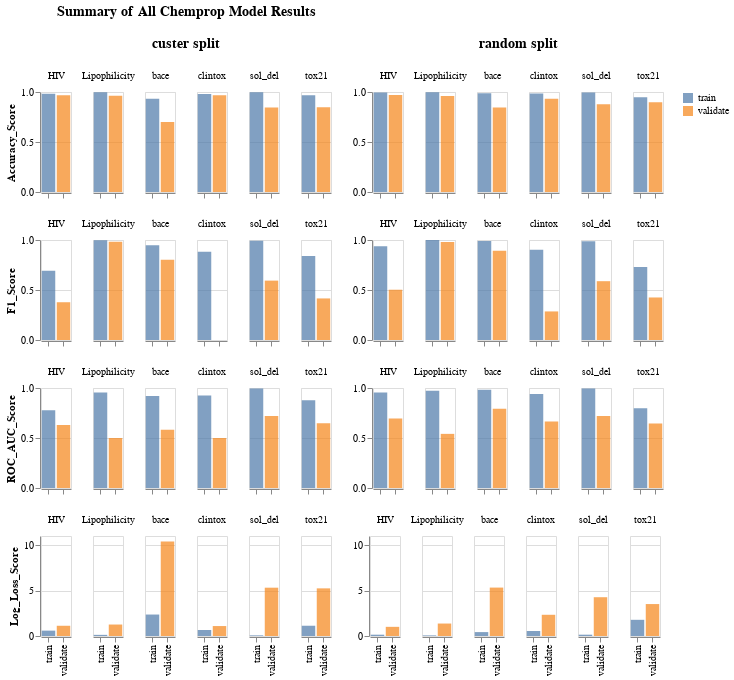

Notebook code for this chart:
### Code cell
stack = None
chart = None

for i, metric in enumerate(vis_df['metric'].unique()):
    for j, split_type in enumerate(vis_df['split_type'].unique()):
        chart_title = None
        y_title = None
        x_labels = False

        if i == 0: 
            chart_title = "\n" + split_type + " split"

        if i ==0 and j == 0:
            chart_title = ["Summary of All Chemprop Model Results", "", chart_title]
        
        if i == len(vis_df['metric'].unique()) - 1:
            x_labels = True

        if j == 0: y_title = metric

        plot = alt.Chart(vis_df[(vis_df['metric'] == metric) & (vis_df['split_type'] == split_type)]
        ).mark_bar(opacity = 0.7).encode(
                y = alt.Y("score:Q", title = y_title),
                x = alt.X("split_id:N", title= None, axis = alt.Axis(labels = x_labels)),
                color = alt.Color("split_id:N", title = None),
                column =  alt.Row("dataset:N", title = chart_title, header=alt.Header(titleFontSize=14))
                ).properties(width = 30, height = 100)

    
        if not stack:
            stack = plot
        else:
            stack = alt.hconcat(
                stack,
                plot).resolve_scale(
                    y='shared')
            # stack = stack | plot
            # stack.resolve_scale(y = 'shared')

    if not chart:
            chart = stack
    else:
        chart = chart & stack
    stack = None

chart

### Figure 1 — Vega-Lite specification as saved in the notebook (floating-point values rounded to 4 significant figures)
{"config": {"view": {"continuousWidth": 400, "continuousHeight": 300}}, "vconcat": [{"hconcat": [{"data": {"name": "data-737c87f9c66dd625266a39570fdd5813"}, "mark": {"type": "bar", "opacity": 0.7}, "encoding": {"color": {"field": "split_id", "title": null, "type": "nominal"}, "column": {"field": "dataset", "header": {"titleFontSize": 14}, "title": ["Summary of All Chemprop Model Results", "", "\ncuster split"], "type": "nominal"}, "x": {"axis": {"labels": false}, "field": "split_id", "title": null, "type": "nominal"}, "y": {"field": "score", "title": "Accuracy_Score", "type": "quantitative"}}, "height": 100, "width": 30}, {"data": {"name": "data-5d2da6ffc58fed99393eb3c3192cb340"}, "mark": {"type": "bar", "opacity": 0.7}, "encoding": {"color": {"field": "split_id", "title": null, "type": "nominal"}, "column": {"field": "dataset", "header": {"titleFontSize": 14}, "title": "\nrandom split", "type": "nominal"}, "x": {"axis": {"labels": false}, "field": "split_id", "title": null, "type": "nominal"}, "y": {"field": "score", "title": null, "type": "quantitative"}}, "height": 100, "width": 30}], "resolve": {"scale": {"y": "shared"}}}, {"hconcat": [{"data": {"name": "data-2313a75474817aa6d3a1e6f7bb8ca523"}, "mark": {"type": "bar", "opacity": 0.7}, "encoding": {"color": {"field": "split_id", "title": null, "type": "nominal"}, "column": {"field": "dataset", "header": {"titleFontSize": 14}, "title": null, "type": "nominal"}, "x": {"axis": {"labels": false}, "field": "split_id", "title": null, "type": "nominal"}, "y": {"field": "score", "title": "F1_Score", "type": "quantitative"}}, "height": 100, "width": 30}, {"data": {"name": "data-af54bef5bc216f14bf91d11506d833bd"}, "mark": {"type": "bar", "opacity": 0.7}, "encoding": {"color": {"field": "split_id", "title": null, "type": "nominal"}, "column": {"field": "dataset", "header": {"titleFontSize": 14}, "title": null, "type": "nominal"}, "x": {"axis": {"labels": false}, "field": "split_id", "title": null, "type": "nominal"}, "y": {"field": "score", "title": null, "type": "quantitative"}}, "height": 100, "width": 30}], "resolve": {"scale": {"y": "shared"}}}, {"hconcat": [{"data": {"name": "data-3f0128f6b7d7272184760a576c9d57fa"}, "mark": {"type": "bar", "opacity": 0.7}, "encoding": {"color": {"field": "split_id", "title": null, "type": "nominal"}, "column": {"field": "dataset", "header": {"titleFontSize": 14}, "title": null, "type": "nominal"}, "x": {"axis": {"labels": false}, "field": "split_id", "title": null, "type": "nominal"}, "y": {"field": "score", "title": "ROC_AUC_Score", "type": "quantitative"}}, "height": 100, "width": 30}, {"data": {"name": "data-3adf068d6a051d8d5567a3603863270f"}, "mark": {"type": "bar", "opacity": 0.7}, "encoding": {"color": {"field": "split_id", "title": null, "type": "nominal"}, "column": {"field": "dataset", "header": {"titleFontSize": 14}, "title": null, "type": "nominal"}, "x": {"axis": {"labels": false}, "field": "split_id", "title": null, "type": "nominal"}, "y": {"field": "score", "title": null, "type": "quantitative"}}, "height": 100, "width": 30}], "resolve": {"scale": {"y": "shared"}}}, {"hconcat": [{"data": {"name": "data-d54e0a16c395c93392037864db7c9cee"}, "mark": {"type": "bar", "opacity": 0.7}, "encoding": {"color": {"field": "split_id", "title": null, "type": "nominal"}, "column": {"field": "dataset", "header": {"titleFontSize": 14}, "title": null, "type": "nominal"}, "x": {"axis": {"labels": true}, "field": "split_id", "title": null, "type": "nominal"}, "y": {"field": "score", "title": "Log_Loss_Score", "type": "quantitative"}}, "height": 100, "width": 30}, {"data": {"name": "data-a949b21f5294d4af137af1c0e4c73e39"}, "mark": {"type": "bar", "opacity": 0.7}, "encoding": {"color": {"field": "split_id", "title": null, "type": "nominal"}, "column": {"field": "dataset", "header": {"titleFontSize": 14}, "title": null, "type": "nominal"}, "x": {"axis": {"labels": true}, "field": "split_id", "title": null, "type": "nominal"}, "y": {"field": "score", "title": null, "type": "quantitative"}}, "height": 100, "width": 30}], "resolve": {"scale": {"y": "shared"}}}], "$schema": "https://vega.github.io/schema/vega-lite/v4.17.0.json", "datasets": {"data-737c87f9c66dd625266a39570fdd5813": [{"result_file": "bace-cluster-train-pred.csv", "dataset": "bace", "split_id": "train", "split_type": "custer", "metric": "Accuracy_Score", "score": 0.9316}, {"result_file": "bace-cluster-validate-pred.csv", "dataset": "bace", "split_id": "validate", "split_type": "custer", "metric": "Accuracy_Score", "score": 0.6991}, {"result_file": "clintox-cluster-train-pred.csv", "dataset": "clintox", "split_id": "train", "split_type": "custer", "metric": "Accuracy_Score", "score": 0.9809}, {"result_file": "clintox-cluster-validate-pred.csv", "dataset": "clintox", "split_id": "validate", "split_type": "custer", "metric": "Accuracy_Score", "score": 0.9683}, {"result_file": "deepchem_Lipophilicity-cluster-train-pred.csv", "dataset": "Lipophilicity", "split_id": "train", "split_type": "custer", "metric": "Accuracy_Score", "score": 0.9964}, {"result_file": "deepchem_Lipophilicity-cluster-validate-pred.csv", "dataset": "Lipophilicity", "split_id": "validate", "split_type": "custer", "metric": "Accuracy_Score", "score": 0.9635}, {"result_file": "HIV-cluster-train-pred.csv", "dataset": "HIV", "split_id": "train", "split_type": "custer", "metric": "Accuracy_Score", "score": 0.9829}, {"result_file": "HIV-cluster-validate-pred.csv", "dataset": "HIV", "split_id": "validate", "split_type": "custer", "metric": "Accuracy_Score", "score": 0.9674}, {"result_file": "sol_del-cluster-train-pred.csv", "dataset": "sol_del", "split_id": "train", "split_type": "custer", "metric": "Accuracy_Score", "score": 0.9979}, {"result_file": "sol_del-cluster-validate-pred.csv", "dataset": "sol_del", "split_id": "validate", "split_type": "custer", "metric": "Accuracy_Score", "score": 0.8462}, {"result_file": "tox21-cluster-train-pred.csv", "dataset": "tox21", "split_id": "train", "split_type": "custer", "metric": "Accuracy_Score", "score": 0.9673}, {"result_file": "tox21-cluster-validate-pred.csv", "dataset": "tox21", "split_id": "validate", "split_type": "custer", "metric": "Accuracy_Score", "score": 0.8483}], "data-5d2da6ffc58fed99393eb3c3192cb340": [{"result_file": "bace-random-train-pred.csv", "dataset": "bace", "split_id": "train", "split_type": "random", "metric": "Accuracy_Score", "score": 0.9876}, {"result_file": "bace-random-validate-pred.csv", "dataset": "bace", "split_id": "validate", "split_type": "random", "metric": "Accuracy_Score", "score": 0.8458}, {"result_file": "clintox-random-train-pred.csv", "dataset": "clintox", "split_id": "train", "split_type": "random", "metric": "Accuracy_Score", "score": 0.9841}, {"result_file": "clintox-random-validate-pred.csv", "dataset": "clintox", "split_id": "validate", "split_type": "random", "metric": "Accuracy_Score", "score": 0.9324}, {"result_file": "deepchem_Lipophilicity-random-train-pred.csv", "dataset": "Lipophilicity", "split_id": "train", "split_type": "random", "metric": "Accuracy_Score", "score": 0.998}, {"result_file": "deepchem_Lipophilicity-random-validate-pred.csv", "dataset": "Lipophilicity", "split_id": "validate", "split_type": "random", "metric": "Accuracy_Score", "score": 0.9603}, {"result_file": "HIV-random-train-pred.csv", "dataset": "HIV", "split_id": "train", "split_type": "random", "metric": "Accuracy_Score", "score": 0.9959}, {"result_file": "HIV-random-validate-pred.csv", "dataset": "HIV", "split_id": "validate", "split_type": "random", "metric": "Accuracy_Score", "score": 0.9708}, {"result_file": "sol_del-random-train-pred.csv", "dataset": "sol_del", "split_id": "train", "split_type": "random", "metric": "Accuracy_Score", "score": 0.9958}, {"result_file": "sol_del-random-validate-pred.csv", "dataset": "sol_del", "split_id": "validate", "split_type": "random", "metric": "Accuracy_Score", "score": 0.8765}, {"result_file": "tox21-random-train-pred.csv", "dataset": "tox21", "split_id": "train", "split_type": "random", "metric": "Accuracy_Score", "score": 0.9484}, {"result_file": "tox21-random-validate-pred.csv", "dataset": "tox21", "split_id": "validate", "split_type": "random", "metric": "Accuracy_Score", "score": 0.8983}], "data-2313a75474817aa6d3a1e6f7bb8ca523": [{"result_file": "bace-cluster-train-pred.csv", "dataset": "bace", "split_id": "train", "split_type": "custer", "metric": "F1_Score", "score": 0.9484}, {"result_file": "bace-cluster-validate-pred.csv", "dataset": "bace", "split_id": "validate", "split_type": "custer", "metric": "F1_Score", "score": 0.8023}, {"result_file": "clintox-cluster-train-pred.csv", "dataset": "clintox", "split_id": "train", "split_type": "custer", "metric": "F1_Score", "score": 0.8824}, {"result_file": "clintox-cluster-validate-pred.csv", "dataset": "clintox", "split_id": "validate", "split_type": "custer", "metric": "F1_Score", "score": 0.0}, {"result_file": "deepchem_Lipophilicity-cluster-train-pred.csv", "dataset": "Lipophilicity", "split_id": "train", "split_type": "custer", "metric": "F1_Score", "score": 0.9981}, {"result_file": "deepchem_Lipophilicity-cluster-validate-pred.csv", "dataset": "Lipophilicity", "split_id": "validate", "split_type": "custer", "metric": "F1_Score", "score": 0.9814}, {"result_file": "HIV-cluster-train-pred.csv", "dataset": "HIV", "split_id": "train", "split_type": "custer", "metric": "F1_Score", "score": 0.693}, {"result_file": "HIV-cluster-validate-pred.csv", "dataset": "HIV", "split_id": "validate", "split_type": "custer", "metric": "F1_Score", "score": 0.3777}, {"result_file": "sol_del-cluster-train-pred.csv", "dataset": "sol_del", "split_id": "train", "split_type": "custer", "metric": "F1_Score", "score": 0.9932}, {"result_file": "sol_del-cluster-validate-pred.csv", "dataset": "sol_del", "split_id": "validate", "split_type": "custer", "metric": "F1_Score", "score": 0.5938}, {"result_file": "tox21-cluster-train-pred.csv", "dataset": "tox21", "split_id": "train", "split_type": "custer", "metric": "F1_Score", "score": 0.8392}, {"result_file": "tox21-cluster-validate-pred.csv", "dataset": "tox21", "split_id": "validate", "split_type": "custer", "metric": "F1_Score", "score": 0.4157}], "data-af54bef5bc216f14bf91d11506d833bd": [{"result_file": "bace-random-train-pred.csv", "dataset": "bace", "split_id": "train", "split_type": "random", "metric": "F1_Score", "score": 0.9907}, {"result_file": "bace-random-validate-pred.csv", "dataset": "bace", "split_id": "validate", "split_type": "random", "metric": "F1_Score", "score": 0.893}, {"result_file": "clintox-random-train-pred.csv", "dataset": "clintox", "split_id": "train", "split_type": "random", "metric": "F1_Score", "score": 0.902}, {"result_file": "clintox-random-validate-pred.csv", "dataset": "clintox", "split_id": "validate", "split_type": "random", "metric": "F1_Score", "score": 0.2857}, {"result_file": "deepchem_Lipophilicity-random-train-pred.csv", "dataset": "Lipophilicity", "split_id": "train", "split_type": "random", "metric": "F1_Score", "score": 0.999}, {"result_file": "deepchem_Lipophilicity-random-validate-pred.csv", "dataset": "Lipophilicity", "split_id": "validate", "split_type": "random", "metric": "F1_Score", "score": 0.9797}, {"result_file": "HIV-random-train-pred.csv", "dataset": "HIV", "split_id": "train", "split_type": "random", "metric": "F1_Score", "score": 0.9383}, {"result_file": "HIV-random-validate-pred.csv", "dataset": "HIV", "split_id": "validate", "split_type": "random", "metric": "F1_Score", "score": 0.5028}, {"result_file": "sol_del-random-train-pred.csv", "dataset": "sol_del", "split_id": "train", "split_type": "random", "metric": "F1_Score", "score": 0.987}, {"result_file": "sol_del-random-validate-pred.csv", "dataset": "sol_del", "split_id": "validate", "split_type": "random", "metric": "F1_Score", "score": 0.5882}, {"result_file": "tox21-random-train-pred.csv", "dataset": "tox21", "split_id": "train", "split_type": "random", "metric": "F1_Score", "score": 0.7305}, {"result_file": "tox21-random-validate-pred.csv", "dataset": "tox21", "split_id": "validate", "split_type": "random", "metric": "F1_Score", "score": 0.4253}], "data-3f0128f6b7d7272184760a576c9d57fa": [{"result_file": "bace-cluster-train-pred.csv", "dataset": "bace", "split_id": "train", "split_type": "custer", "metric": "ROC_AUC_Score", "score": 0.9199}, {"result_file": "bace-cluster-validate-pred.csv", "dataset": "bace", "split_id": "validate", "split_type": "custer", "metric": "ROC_AUC_Score", "score": 0.5827}, {"result_file": "clintox-cluster-train-pred.csv", "dataset": "clintox", "split_id": "train", "split_type": "custer", "metric": "ROC_AUC_Score", "score": 0.9247}, {"result_file": "clintox-cluster-validate-pred.csv", "dataset": "clintox", "split_id": "validate", "split_type": "custer", "metric": "ROC_AUC_Score", "score": 0.5}, {"result_file": "deepchem_Lipophilicity-cluster-train-pred.csv", "dataset": "Lipophilicity", "split_id": "train", "split_type": "custer", "metric": "ROC_AUC_Score", "score": 0.9546}, {"result_file": "deepchem_Lipophilicity-cluster-validate-pred.csv", "dataset": "Lipophilicity", "split_id": "validate", "split_type": "custer", "metric": "ROC_AUC_Score", "score": 0.5}, {"result_file": "HIV-cluster-train-pred.csv", "dataset": "HIV", "split_id": "train", "split_type": "custer", "metric": "ROC_AUC_Score", "score": 0.7777}, {"result_file": "HIV-cluster-validate-pred.csv", "dataset": "HIV", "split_id": "validate", "split_type": "custer", "metric": "ROC_AUC_Score", "score": 0.6299}, {"result_file": "sol_del-cluster-train-pred.csv", "dataset": "sol_del", "split_id": "train", "split_type": "custer", "metric": "ROC_AUC_Score", "score": 0.996}, {"result_file": "sol_del-cluster-validate-pred.csv", "dataset": "sol_del", "split_id": "validate", "split_type": "custer", "metric": "ROC_AUC_Score", "score": 0.7205}, {"result_file": "tox21-cluster-train-pred.csv", "dataset": "tox21", "split_id": "train", "split_type": "custer", "metric": "ROC_AUC_Score", "score": 0.8778}, {"result_file": "tox21-cluster-validate-pred.csv", "dataset": "tox21", "split_id": "validate", "split_type": "custer", "metric": "ROC_AUC_Score", "score": 0.6487}], "data-3adf068d6a051d8d5567a3603863270f": [{"result_file": "bace-random-train-pred.csv", "dataset": "bace", "split_id": "train", "split_type": "random", "metric": "ROC_AUC_Score", "score": 0.982}, {"result_file": "bace-random-validate-pred.csv", "dataset": "bace", "split_id": "validate", "split_type": "random", "metric": "ROC_AUC_Score", "score": 0.7919}, {"result_file": "clintox-random-train-pred.csv", "dataset": "clintox", "split_id": "train", "split_type": "random", "metric": "ROC_AUC_Score", "score": 0.9388}, {"result_file": "clintox-random-validate-pred.csv", "dataset": "clintox", "split_id": "validate", "split_type": "random", "metric": "ROC_AUC_Score", "score": 0.6641}, {"result_file": "deepchem_Lipophilicity-random-train-pred.csv", "dataset": "Lipophilicity", "split_id": "train", "split_type": "random", "metric": "ROC_AUC_Score", "score": 0.9715}, {"result_file": "deepchem_Lipophilicity-random-validate-pred.csv", "dataset": "Lipophilicity", "split_id": "validate", "split_type": "random", "metric": "ROC_AUC_Score", "score": 0.5413}, {"result_file": "HIV-random-train-pred.csv", "dataset": "HIV", "split_id": "train", "split_type": "random", "metric": "ROC_AUC_Score", "score": 0.9541}, {"result_file": "HIV-random-validate-pred.csv", "dataset": "HIV", "split_id": "validate", "split_type": "random", "metric": "ROC_AUC_Score", "score": 0.6944}, {"result_file": "sol_del-random-train-pred.csv", "dataset": "sol_del", "split_id": "train", "split_type": "random", "metric": "ROC_AUC_Score", "score": 0.9949}, {"result_file": "sol_del-random-validate-pred.csv", "dataset": "sol_del", "split_id": "validate", "split_type": "random", "metric": "ROC_AUC_Score", "score": 0.7199}, {"result_file": "tox21-random-train-pred.csv", "dataset": "tox21", "split_id": "train", "split_type": "random", "metric": "ROC_AUC_Score", "score": 0.7969}, {"result_file": "tox21-random-validate-pred.csv", "dataset": "tox21", "split_id": "validate", "split_type": "random", "metric": "ROC_AUC_Score", "score": 0.645}], "data-d54e0a16c395c93392037864db7c9cee": [{"result_file": "bace-cluster-train-pred.csv", "dataset": "bace", "split_id": "train", "split_type": "custer", "metric": "Log_Loss_Score", "score": 2.362}, {"result_file": "bace-cluster-validate-pred.csv", "dataset": "bace", "split_id": "validate", "split_type": "custer", "metric": "Log_Loss_Score", "score": 10.39}, {"result_file": "clintox-cluster-train-pred.csv", "dataset": "clintox", "split_id": "train", "split_type": "custer", "metric": "Log_Loss_Score", "score": 0.6595}, {"result_file": "clintox-cluster-validate-pred.csv", "dataset": "clintox", "split_id": "validate", "split_type": "custer", "metric": "Log_Loss_Score", "score": 1.094}, {"result_file": "deepchem_Lipophilicity-cluster-train-pred.csv", "dataset": "Lipophilicity", "split_id": "train", "split_type": "custer", "metric": "Log_Loss_Score", "score": 0.1258}, {"result_file": "deepchem_Lipophilicity-cluster-validate-pred.csv", "dataset": "Lipophilicity", "split_id": "validate", "split_type": "custer", "metric": "Log_Loss_Score", "score": 1.261}, {"result_file": "HIV-cluster-train-pred.csv", "dataset": "HIV", "split_id": "train", "split_type": "custer", "metric": "Log_Loss_Score", "score": 0.5918}, {"result_file": "HIV-cluster-validate-pred.csv", "dataset": "HIV", "split_id": "validate", "split_type": "custer", "metric": "Log_Loss_Score", "score": 1.125}, {"result_file": "sol_del-cluster-train-pred.csv", "dataset": "sol_del", "split_id": "train", "split_type": "custer", "metric": "Log_Loss_Score", "score": 0.07203}, {"result_file": "sol_del-cluster-validate-pred.csv", "dataset": "sol_del", "split_id": "validate", "split_type": "custer", "metric": "Log_Loss_Score", "score": 5.314}, {"result_file": "tox21-cluster-train-pred.csv", "dataset": "tox21", "split_id": "train", "split_type": "custer", "metric": "Log_Loss_Score", "score": 1.129}, {"result_file": "tox21-cluster-validate-pred.csv", "dataset": "tox21", "split_id": "validate", "split_type": "custer", "metric": "Log_Loss_Score", "score": 5.241}], "data-a949b21f5294d4af137af1c0e4c73e39": [{"result_file": "bace-random-train-pred.csv", "dataset": "bace", "split_id": "train", "split_type": "random", "metric": "Log_Loss_Score", "score": 0.4297}, {"result_file": "bace-random-validate-pred.csv", "dataset": "bace", "split_id": "validate", "split_type": "random", "metric": "Log_Loss_Score", "score": 5.325}, {"result_file": "clintox-random-train-pred.csv", "dataset": "clintox", "split_id": "train", "split_type": "random", "metric": "Log_Loss_Score", "score": 0.55}, {"result_file": "clintox-random-validate-pred.csv", "dataset": "clintox", "split_id": "validate", "split_type": "random", "metric": "Log_Loss_Score", "score": 2.334}, {"result_file": "deepchem_Lipophilicity-random-train-pred.csv", "dataset": "Lipophilicity", "split_id": "train", "split_type": "random", "metric": "Log_Loss_Score", "score": 0.06772}, {"result_file": "deepchem_Lipophilicity-random-validate-pred.csv", "dataset": "Lipophilicity", "split_id": "validate", "split_type": "random", "metric": "Log_Loss_Score", "score": 1.371}, {"result_file": "HIV-random-train-pred.csv", "dataset": "HIV", "split_id": "train", "split_type": "random", "metric": "Log_Loss_Score", "score": 0.1433}, {"result_file": "HIV-random-validate-pred.csv", "dataset": "HIV", "split_id": "validate", "split_type": "random", "metric": "Log_Loss_Score", "score": 1.008}, {"result_file": "sol_del-random-train-pred.csv", "dataset": "sol_del", "split_id": "train", "split_type": "random", "metric": "Log_Loss_Score", "score": 0.1442}, {"result_file": "sol_del-random-validate-pred.csv", "dataset": "sol_del", "split_id": "validate", "split_type": "random", "metric": "Log_Loss_Score", "score": 4.267}, {"result_file": "tox21-random-train-pred.csv", "dataset": "tox21", "split_id": "train", "split_type": "random", "metric": "Log_Loss_Score", "score": 1.781}, {"result_file": "tox21-random-validate-pred.csv", "dataset": "tox21", "split_id": "validate", "split_type": "random", "metric": "Log_Loss_Score", "score": 3.514}]}}
